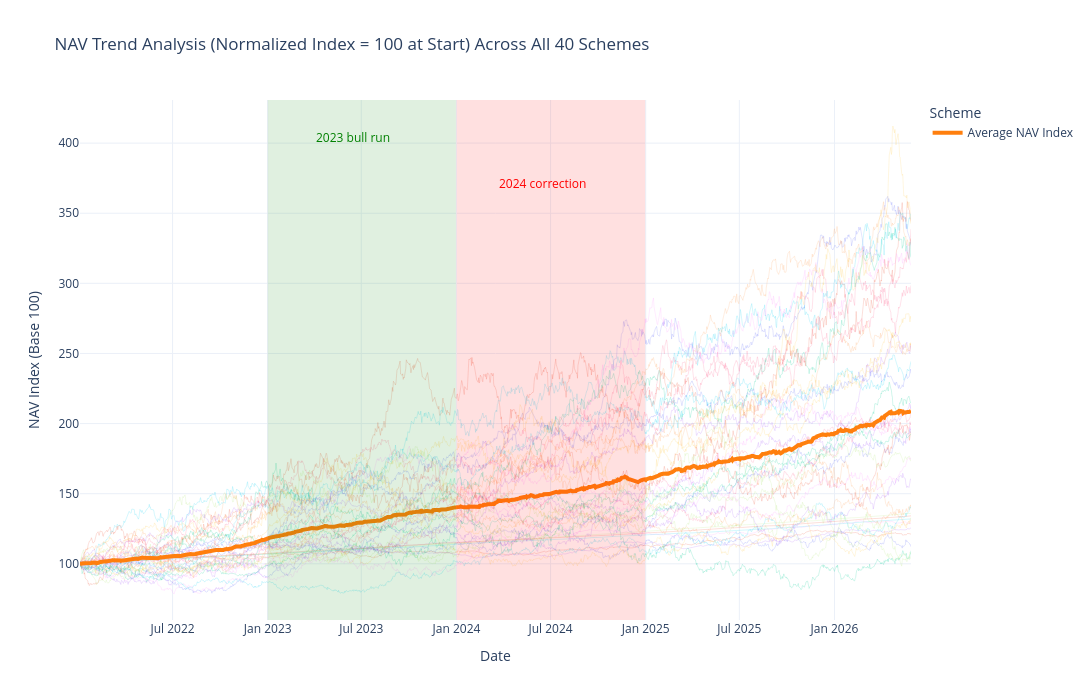

The code cell stored with this chart in its notebook:
### Code cell
# Chart 1: NAV trend analysis for all 40 schemes with 2023 bull run and 2024 correction highlights
nav_trend = nav.sort_values(['amfi_code', 'date']).copy()
nav_trend['nav_index'] = nav_trend.groupby('amfi_code')['nav'].transform(lambda s: s / s.iloc[0] * 100)
avg_nav = nav_trend.groupby('date', as_index=False)['nav_index'].mean()

fig = px.line(
    nav_trend,
    x='date',
    y='nav_index',
    color='scheme_name',
    title='NAV Trend Analysis (Normalized Index = 100 at Start) Across All 40 Schemes',
    labels={'date': 'Date', 'nav_index': 'NAV Index (Base 100)', 'scheme_name': 'Scheme'},
    render_mode='svg',
)
fig.update_traces(opacity=0.18, line={'width': 1}, showlegend=False)
fig.add_trace(
    go.Scatter(
        x=avg_nav['date'],
        y=avg_nav['nav_index'],
        mode='lines',
        name='Average NAV Index',
        line={'color': '#ff7f0e', 'width': 4},
    )
)
fig.add_vrect(x0='2023-01-01', x1='2023-12-31', fillcolor='green', opacity=0.12, line_width=0)
fig.add_vrect(x0='2024-01-01', x1='2024-12-31', fillcolor='red', opacity=0.12, line_width=0)
fig.add_annotation(x='2023-06-15', y=nav_trend['nav_index'].max() * 0.98, text='2023 bull run', showarrow=False, font={'color': 'green'})
fig.add_annotation(x='2024-06-15', y=nav_trend['nav_index'].max() * 0.90, text='2024 correction', showarrow=False, font={'color': 'red'})
fig.update_layout(template='plotly_white', height=700, width=1500)
save_plotly(fig, '01_nav_trend_all_schemes.png')
fig.show()

### Figure 1 — Plotly figure (JSON) as saved in the notebook; plotly's stock layout.template omitted (floating-point values rounded to 4 significant figures; data arrays with more than 128 entries replaced by an {"elided": "..."} marker saying what was removed)
{"data": [{"hovertemplate": "Scheme=HDFC Top 100 Fund - Regular Plan - Growth<br>Date=%{x}<br>NAV Index (Base 100)=%{y}<extra></extra>", "legendgroup": "HDFC Top 100 Fund - Regular Plan - Growth", "line": {"color": "#636efa", "dash": "solid", "width": 1}, "marker": {"symbol": "circle"}, "mode": "lines", "name": "HDFC Top 100 Fund - Regular Plan - Growth", "opacity": 0.18, "orientation": "v", "showlegend": false, "type": "scatter", "x": {"elided": "1150 str values"}, "xaxis": "x", "y": {"elided": "1150 float values"}, "yaxis": "y"}, {"hovertemplate": "Scheme=HDFC Short Term Debt Fund - Regular - Growth<br>Date=%{x}<br>NAV Index (Base 100)=%{y}<extra></extra>", "legendgroup": "HDFC Short Term Debt Fund - Regular - Growth", "line": {"color": "#EF553B", "dash": "solid", "width": 1}, "marker": {"symbol": "circle"}, "mode": "lines", "name": "HDFC Short Term Debt Fund - Regular - Growth", "opacity": 0.18, "orientation": "v", "showlegend": false, "type": "scatter", "x": {"elided": "1150 str values"}, "xaxis": "x", "y": {"elided": "1150 float values"}, "yaxis": "y"}, {"hovertemplate": "Scheme=HDFC Mid-Cap Opportunities Fund - Regular - Growth<br>Date=%{x}<br>NAV Index (Base 100)=%{y}<extra></extra>", "legendgroup": "HDFC Mid-Cap Opportunities Fund - Regular - Growth", "line": {"color": "#00cc96", "dash": "solid", "width": 1}, "marker": {"symbol": "circle"}, "mode": "lines", "name": "HDFC Mid-Cap Opportunities Fund - Regular - Growth", "opacity": 0.18, "orientation": "v", "showlegend": false, "type": "scatter", "x": {"elided": "1150 str values"}, "xaxis": "x", "y": {"elided": "1150 float values"}, "yaxis": "y"}, {"hovertemplate": "Scheme=ABSL Frontline Equity Fund - Regular - Growth<br>Date=%{x}<br>NAV Index (Base 100)=%{y}<extra></extra>", "legendgroup": "ABSL Frontline Equity Fund - Regular - Growth", "line": {"color": "#ab63fa", "dash": "solid", "width": 1}, "marker": {"symbol": "circle"}, "mode": "lines", "name": "ABSL Frontline Equity Fund - Regular - Growth", "opacity": 0.18, "orientation": "v", "showlegend": false, "type": "scatter", "x": {"elided": "1150 str values"}, "xaxis": "x", "y": {"elided": "1150 float values"}, "yaxis": "y"}, {"hovertemplate": "Scheme=ABSL Small Cap Fund - Regular - Growth<br>Date=%{x}<br>NAV Index (Base 100)=%{y}<extra></extra>", "legendgroup": "ABSL Small Cap Fund - Regular - Growth", "line": {"color": "#FFA15A", "dash": "solid", "width": 1}, "marker": {"symbol": "circle"}, "mode": "lines", "name": "ABSL Small Cap Fund - Regular - Growth", "opacity": 0.18, "orientation": "v", "showlegend": false, "type": "scatter", "x": {"elided": "1150 str values"}, "xaxis": "x", "y": {"elided": "1150 float values"}, "yaxis": "y"}, {"hovertemplate": "Scheme=ABSL Liquid Fund - Regular - Growth<br>Date=%{x}<br>NAV Index (Base 100)=%{y}<extra></extra>", "legendgroup": "ABSL Liquid Fund - Regular - Growth", "line": {"color": "#19d3f3", "dash": "solid", "width": 1}, "marker": {"symbol": "circle"}, "mode": "lines", "name": "ABSL Liquid Fund - Regular - Growth", "opacity": 0.18, "orientation": "v", "showlegend": false, "type": "scatter", "x": {"elided": "1150 str values"}, "xaxis": "x", "y": {"elided": "1150 float values"}, "yaxis": "y"}, {"hovertemplate": "Scheme=UTI Nifty 50 Index Fund - Regular - Growth<br>Date=%{x}<br>NAV Index (Base 100)=%{y}<extra></extra>", "legendgroup": "UTI Nifty 50 Index Fund - Regular - Growth", "line": {"color": "#FF6692", "dash": "solid", "width": 1}, "marker": {"symbol": "circle"}, "mode": "lines", "name": "UTI Nifty 50 Index Fund - Regular - Growth", "opacity": 0.18, "orientation": "v", "showlegend": false, "type": "scatter", "x": {"elided": "1150 str values"}, "xaxis": "x", "y": {"elided": "1150 float values"}, "yaxis": "y"}, {"hovertemplate": "Scheme=UTI Mid Cap Fund - Regular - Growth<br>Date=%{x}<br>NAV Index (Base 100)=%{y}<extra></extra>", "legendgroup": "UTI Mid Cap Fund - Regular - Growth", "line": {"color": "#B6E880", "dash": "solid", "width": 1}, "marker": {"symbol": "circle"}, "mode": "lines", "name": "UTI Mid Cap Fund - Regular - Growth", "opacity": 0.18, "orientation": "v", "showlegend": false, "type": "scatter", "x": {"elided": "1150 str values"}, "xaxis": "x", "y": {"elided": "1150 float values"}, "yaxis": "y"}, {"hovertemplate": "Scheme=UTI Flexi Cap Fund - Regular - Growth<br>Date=%{x}<br>NAV Index (Base 100)=%{y}<extra></extra>", "legendgroup": "UTI Flexi Cap Fund - Regular - Growth", "line": {"color": "#FF97FF", "dash": "solid", "width": 1}, "marker": {"symbol": "circle"}, "mode": "lines", "name": "UTI Flexi Cap Fund - Regular - Growth", "opacity": 0.18, "orientation": "v", "showlegend": false, "type": "scatter", "x": {"elided": "1150 str values"}, "xaxis": "x", "y": {"elided": "1150 float values"}, "yaxis": "y"}, {"hovertemplate": "Scheme=Nippon India Large Cap Fund - Regular - Growth<br>Date=%{x}<br>NAV Index (Base 100)=%{y}<extra></extra>", "legendgroup": "Nippon India Large Cap Fund - Regular - Growth", "line": {"color": "#FECB52", "dash": "solid", "width": 1}, "marker": {"symbol": "circle"}, "mode": "lines", "name": "Nippon India Large Cap Fund - Regular - Growth", "opacity": 0.18, "orientation": "v", "showlegend": false, "type": "scatter", "x": {"elided": "1150 str values"}, "xaxis": "x", "y": {"elided": "1150 float values"}, "yaxis": "y"}, {"hovertemplate": "Scheme=Nippon India Large Cap Fund - Direct - Growth<br>Date=%{x}<br>NAV Index (Base 100)=%{y}<extra></extra>", "legendgroup": "Nippon India Large Cap Fund - Direct - Growth", "line": {"color": "#636efa", "dash": "solid", "width": 1}, "marker": {"symbol": "circle"}, "mode": "lines", "name": "Nippon India Large Cap Fund - Direct - Growth", "opacity": 0.18, "orientation": "v", "showlegend": false, "type": "scatter", "x": {"elided": "1150 str values"}, "xaxis": "x", "y": {"elided": "1150 float values"}, "yaxis": "y"}, {"hovertemplate": "Scheme=Nippon India Small Cap Fund - Regular - Growth<br>Date=%{x}<br>NAV Index (Base 100)=%{y}<extra></extra>", "legendgroup": "Nippon India Small Cap Fund - Regular - Growth", "line": {"color": "#EF553B", "dash": "solid", "width": 1}, "marker": {"symbol": "circle"}, "mode": "lines", "name": "Nippon India Small Cap Fund - Regular - Growth", "opacity": 0.18, "orientation": "v", "showlegend": false, "type": "scatter", "x": {"elided": "1150 str values"}, "xaxis": "x", "y": {"elided": "1150 float values"}, "yaxis": "y"}, {"hovertemplate": "Scheme=Nippon India ETF Nifty 50 BeES<br>Date=%{x}<br>NAV Index (Base 100)=%{y}<extra></extra>", "legendgroup": "Nippon India ETF Nifty 50 BeES", "line": {"color": "#00cc96", "dash": "solid", "width": 1}, "marker": {"symbol": "circle"}, "mode": "lines", "name": "Nippon India ETF Nifty 50 BeES", "opacity": 0.18, "orientation": "v", "showlegend": false, "type": "scatter", "x": {"elided": "1150 str values"}, "xaxis": "x", "y": {"elided": "1150 float values"}, "yaxis": "y"}, {"hovertemplate": "Scheme=Nippon India Gilt Securities Fund - Regular - Growth<br>Date=%{x}<br>NAV Index (Base 100)=%{y}<extra></extra>", "legendgroup": "Nippon India Gilt Securities Fund - Regular - Growth", "line": {"color": "#ab63fa", "dash": "solid", "width": 1}, "marker": {"symbol": "circle"}, "mode": "lines", "name": "Nippon India Gilt Securities Fund - Regular - Growth", "opacity": 0.18, "orientation": "v", "showlegend": false, "type": "scatter", "x": {"elided": "1150 str values"}, "xaxis": "x", "y": {"elided": "1150 float values"}, "yaxis": "y"}, {"hovertemplate": "Scheme=Axis Bluechip Fund - Regular - Growth<br>Date=%{x}<br>NAV Index (Base 100)=%{y}<extra></extra>", "legendgroup": "Axis Bluechip Fund - Regular - Growth", "line": {"color": "#FFA15A", "dash": "solid", "width": 1}, "marker": {"symbol": "circle"}, "mode": "lines", "name": "Axis Bluechip Fund - Regular - Growth", "opacity": 0.18, "orientation": "v", "showlegend": false, "type": "scatter", "x": {"elided": "1150 str values"}, "xaxis": "x", "y": {"elided": "1150 float values"}, "yaxis": "y"}, {"hovertemplate": "Scheme=Axis Bluechip Fund - Direct - Growth<br>Date=%{x}<br>NAV Index (Base 100)=%{y}<extra></extra>", "legendgroup": "Axis Bluechip Fund - Direct - Growth", "line": {"color": "#19d3f3", "dash": "solid", "width": 1}, "marker": {"symbol": "circle"}, "mode": "lines", "name": "Axis Bluechip Fund - Direct - Growth", "opacity": 0.18, "orientation": "v", "showlegend": false, "type": "scatter", "x": {"elided": "1150 str values"}, "xaxis": "x", "y": {"elided": "1150 float values"}, "yaxis": "y"}, {"hovertemplate": "Scheme=Axis Midcap Fund - Regular - Growth<br>Date=%{x}<br>NAV Index (Base 100)=%{y}<extra></extra>", "legendgroup": "Axis Midcap Fund - Regular - Growth", "line": {"color": "#FF6692", "dash": "solid", "width": 1}, "marker": {"symbol": "circle"}, "mode": "lines", "name": "Axis Midcap Fund - Regular - Growth", "opacity": 0.18, "orientation": "v", "showlegend": false, "type": "scatter", "x": {"elided": "1150 str values"}, "xaxis": "x", "y": {"elided": "1150 float values"}, "yaxis": "y"}, {"hovertemplate": "Scheme=Axis Small Cap Fund - Regular - Growth<br>Date=%{x}<br>NAV Index (Base 100)=%{y}<extra></extra>", "legendgroup": "Axis Small Cap Fund - Regular - Growth", "line": {"color": "#B6E880", "dash": "solid", "width": 1}, "marker": {"symbol": "circle"}, "mode": "lines", "name": "Axis Small Cap Fund - Regular - Growth", "opacity": 0.18, "orientation": "v", "showlegend": false, "type": "scatter", "x": {"elided": "1150 str values"}, "xaxis": "x", "y": {"elided": "1150 float values"}, "yaxis": "y"}, {"hovertemplate": "Scheme=SBI Magnum Gilt Fund - Regular Plan - Growth<br>Date=%{x}<br>NAV Index (Base 100)=%{y}<extra></extra>", "legendgroup": "SBI Magnum Gilt Fund - Regular Plan - Growth", "line": {"color": "#FF97FF", "dash": "solid", "width": 1}, "marker": {"symbol": "circle"}, "mode": "lines", "name": "SBI Magnum Gilt Fund - Regular Plan - Growth", "opacity": 0.18, "orientation": "v", "showlegend": false, "type": "scatter", "x": {"elided": "1150 str values"}, "xaxis": "x", "y": {"elided": "1150 float values"}, "yaxis": "y"}, {"hovertemplate": "Scheme=SBI Bluechip Fund - Regular Plan - Growth<br>Date=%{x}<br>NAV Index (Base 100)=%{y}<extra></extra>", "legendgroup": "SBI Bluechip Fund - Regular Plan - Growth", "line": {"color": "#FECB52", "dash": "solid", "width": 1}, "marker": {"symbol": "circle"}, "mode": "lines", "name": "SBI Bluechip Fund - Regular Plan - Growth", "opacity": 0.18, "orientation": "v", "showlegend": false, "type": "scatter", "x": {"elided": "1150 str values"}, "xaxis": "x", "y": {"elided": "1150 float values"}, "yaxis": "y"}, {"hovertemplate": "Scheme=SBI Bluechip Fund - Direct Plan - Growth<br>Date=%{x}<br>NAV Index (Base 100)=%{y}<extra></extra>", "legendgroup": "SBI Bluechip Fund - Direct Plan - Growth", "line": {"color": "#636efa", "dash": "solid", "width": 1}, "marker": {"symbol": "circle"}, "mode": "lines", "name": "SBI Bluechip Fund - Direct Plan - Growth", "opacity": 0.18, "orientation": "v", "showlegend": false, "type": "scatter", "x": {"elided": "1150 str values"}, "xaxis": "x", "y": {"elided": "1150 float values"}, "yaxis": "y"}, {"hovertemplate": "Scheme=SBI Small Cap Fund - Regular Plan - Growth<br>Date=%{x}<br>NAV Index (Base 100)=%{y}<extra></extra>", "legendgroup": "SBI Small Cap Fund - Regular Plan - Growth", "line": {"color": "#EF553B", "dash": "solid", "width": 1}, "marker": {"symbol": "circle"}, "mode": "lines", "name": "SBI Small Cap Fund - Regular Plan - Growth", "opacity": 0.18, "orientation": "v", "showlegend": false, "type": "scatter", "x": {"elided": "1150 str values"}, "xaxis": "x", "y": {"elided": "1150 float values"}, "yaxis": "y"}, {"hovertemplate": "Scheme=SBI Small Cap Fund - Direct Plan - Growth<br>Date=%{x}<br>NAV Index (Base 100)=%{y}<extra></extra>", "legendgroup": "SBI Small Cap Fund - Direct Plan - Growth", "line": {"color": "#00cc96", "dash": "solid", "width": 1}, "marker": {"symbol": "circle"}, "mode": "lines", "name": "SBI Small Cap Fund - Direct Plan - Growth", "opacity": 0.18, "orientation": "v", "showlegend": false, "type": "scatter", "x": {"elided": "1150 str values"}, "xaxis": "x", "y": {"elided": "1150 float values"}, "yaxis": "y"}, {"hovertemplate": "Scheme=ICICI Pru Bluechip Fund - Regular - Growth<br>Date=%{x}<br>NAV Index (Base 100)=%{y}<extra></extra>", "legendgroup": "ICICI Pru Bluechip Fund - Regular - Growth", "line": {"color": "#ab63fa", "dash": "solid", "width": 1}, "marker": {"symbol": "circle"}, "mode": "lines", "name": "ICICI Pru Bluechip Fund - Regular - Growth", "opacity": 0.18, "orientation": "v", "showlegend": false, "type": "scatter", "x": {"elided": "1150 str values"}, "xaxis": "x", "y": {"elided": "1150 float values"}, "yaxis": "y"}, {"hovertemplate": "Scheme=ICICI Pru Bluechip Fund - Direct - Growth<br>Date=%{x}<br>NAV Index (Base 100)=%{y}<extra></extra>", "legendgroup": "ICICI Pru Bluechip Fund - Direct - Growth", "line": {"color": "#FFA15A", "dash": "solid", "width": 1}, "marker": {"symbol": "circle"}, "mode": "lines", "name": "ICICI Pru Bluechip Fund - Direct - Growth", "opacity": 0.18, "orientation": "v", "showlegend": false, "type": "scatter", "x": {"elided": "1150 str values"}, "xaxis": "x", "y": {"elided": "1150 float values"}, "yaxis": "y"}, {"hovertemplate": "Scheme=ICICI Pru Midcap Fund - Regular - Growth<br>Date=%{x}<br>NAV Index (Base 100)=%{y}<extra></extra>", "legendgroup": "ICICI Pru Midcap Fund - Regular - Growth", "line": {"color": "#19d3f3", "dash": "solid", "width": 1}, "marker": {"symbol": "circle"}, "mode": "lines", "name": "ICICI Pru Midcap Fund - Regular - Growth", "opacity": 0.18, "orientation": "v", "showlegend": false, "type": "scatter", "x": {"elided": "1150 str values"}, "xaxis": "x", "y": {"elided": "1150 float values"}, "yaxis": "y"}, {"hovertemplate": "Scheme=ICICI Pru Value Discovery Fund - Regular - Growth<br>Date=%{x}<br>NAV Index (Base 100)=%{y}<extra></extra>", "legendgroup": "ICICI Pru Value Discovery Fund - Regular - Growth", "line": {"color": "#FF6692", "dash": "solid", "width": 1}, "marker": {"symbol": "circle"}, "mode": "lines", "name": "ICICI Pru Value Discovery Fund - Regular - Growth", "opacity": 0.18, "orientation": "v", "showlegend": false, "type": "scatter", "x": {"elided": "1150 str values"}, "xaxis": "x", "y": {"elided": "1150 float values"}, "yaxis": "y"}, {"hovertemplate": "Scheme=ICICI Pru Liquid Fund - Regular - Growth<br>Date=%{x}<br>NAV Index (Base 100)=%{y}<extra></extra>", "legendgroup": "ICICI Pru Liquid Fund - Regular - Growth", "line": {"color": "#B6E880", "dash": "solid", "width": 1}, "marker": {"symbol": "circle"}, "mode": "lines", "name": "ICICI Pru Liquid Fund - Regular - Growth", "opacity": 0.18, "orientation": "v", "showlegend": false, "type": "scatter", "x": {"elided": "1150 str values"}, "xaxis": "x", "y": {"elided": "1150 float values"}, "yaxis": "y"}, {"hovertemplate": "Scheme=Kotak Bluechip Fund - Regular - Growth<br>Date=%{x}<br>NAV Index (Base 100)=%{y}<extra></extra>", "legendgroup": "Kotak Bluechip Fund - Regular - Growth", "line": {"color": "#FF97FF", "dash": "solid", "width": 1}, "marker": {"symbol": "circle"}, "mode": "lines", "name": "Kotak Bluechip Fund - Regular - Growth", "opacity": 0.18, "orientation": "v", "showlegend": false, "type": "scatter", "x": {"elided": "1150 str values"}, "xaxis": "x", "y": {"elided": "1150 float values"}, "yaxis": "y"}, {"hovertemplate": "Scheme=Kotak Emerging Equity Fund - Regular - Growth<br>Date=%{x}<br>NAV Index (Base 100)=%{y}<extra></extra>", "legendgroup": "Kotak Emerging Equity Fund - Regular - Growth", "line": {"color": "#FECB52", "dash": "solid", "width": 1}, "marker": {"symbol": "circle"}, "mode": "lines", "name": "Kotak Emerging Equity Fund - Regular - Growth", "opacity": 0.18, "orientation": "v", "showlegend": false, "type": "scatter", "x": {"elided": "1150 str values"}, "xaxis": "x", "y": {"elided": "1150 float values"}, "yaxis": "y"}, {"hovertemplate": "Scheme=Kotak Flexicap Fund - Regular - Growth<br>Date=%{x}<br>NAV Index (Base 100)=%{y}<extra></extra>", "legendgroup": "Kotak Flexicap Fund - Regular - Growth", "line": {"color": "#636efa", "dash": "solid", "width": 1}, "marker": {"symbol": "circle"}, "mode": "lines", "name": "Kotak Flexicap Fund - Regular - Growth", "opacity": 0.18, "orientation": "v", "showlegend": false, "type": "scatter", "x": {"elided": "1150 str values"}, "xaxis": "x", "y": {"elided": "1150 float values"}, "yaxis": "y"}, {"hovertemplate": "Scheme=Kotak Liquid Fund - Regular - Growth<br>Date=%{x}<br>NAV Index (Base 100)=%{y}<extra></extra>", "legendgroup": "Kotak Liquid Fund - Regular - Growth", "line": {"color": "#EF553B", "dash": "solid", "width": 1}, "marker": {"symbol": "circle"}, "mode": "lines", "name": "Kotak Liquid Fund - Regular - Growth", "opacity": 0.18, "orientation": "v", "showlegend": false, "type": "scatter", "x": {"elided": "1150 str values"}, "xaxis": "x", "y": {"elided": "1150 float values"}, "yaxis": "y"}, {"hovertemplate": "Scheme=HDFC Top 100 Fund - Direct Plan - Growth<br>Date=%{x}<br>NAV Index (Base 100)=%{y}<extra></extra>", "legendgroup": "HDFC Top 100 Fund - Direct Plan - Growth", "line": {"color": "#00cc96", "dash": "solid", "width": 1}, "marker": {"symbol": "circle"}, "mode": "lines", "name": "HDFC Top 100 Fund - Direct Plan - Growth", "opacity": 0.18, "orientation": "v", "showlegend": false, "type": "scatter", "x": {"elided": "1150 str values"}, "xaxis": "x", "y": {"elided": "1150 float values"}, "yaxis": "y"}, {"hovertemplate": "Scheme=HDFC Mid-Cap Opportunities Fund - Direct - Growth<br>Date=%{x}<br>NAV Index (Base 100)=%{y}<extra></extra>", "legendgroup": "HDFC Mid-Cap Opportunities Fund - Direct - Growth", "line": {"color": "#ab63fa", "dash": "solid", "width": 1}, "marker": {"symbol": "circle"}, "mode": "lines", "name": "HDFC Mid-Cap Opportunities Fund - Direct - Growth", "opacity": 0.18, "orientation": "v", "showlegend": false, "type": "scatter", "x": {"elided": "1150 str values"}, "xaxis": "x", "y": {"elided": "1150 float values"}, "yaxis": "y"}, {"hovertemplate": "Scheme=Mirae Asset Large Cap Fund - Regular - Growth<br>Date=%{x}<br>NAV Index (Base 100)=%{y}<extra></extra>", "legendgroup": "Mirae Asset Large Cap Fund - Regular - Growth", "line": {"color": "#FFA15A", "dash": "solid", "width": 1}, "marker": {"symbol": "circle"}, "mode": "lines", "name": "Mirae Asset Large Cap Fund - Regular - Growth", "opacity": 0.18, "orientation": "v", "showlegend": false, "type": "scatter", "x": {"elided": "1150 str values"}, "xaxis": "x", "y": {"elided": "1150 float values"}, "yaxis": "y"}, {"hovertemplate": "Scheme=Mirae Asset Emerging Bluechip Fund - Regular - Growth<br>Date=%{x}<br>NAV Index (Base 100)=%{y}<extra></extra>", "legendgroup": "Mirae Asset Emerging Bluechip Fund - Regular - Growth", "line": {"color": "#19d3f3", "dash": "solid", "width": 1}, "marker": {"symbol": "circle"}, "mode": "lines", "name": "Mirae Asset Emerging Bluechip Fund - Regular - Growth", "opacity": 0.18, "orientation": "v", "showlegend": false, "type": "scatter", "x": {"elided": "1150 str values"}, "xaxis": "x", "y": {"elided": "1150 float values"}, "yaxis": "y"}, {"hovertemplate": "Scheme=Mirae Asset Tax Saver Fund - Regular - Growth<br>Date=%{x}<br>NAV Index (Base 100)=%{y}<extra></extra>", "legendgroup": "Mirae Asset Tax Saver Fund - Regular - Growth", "line": {"color": "#FF6692", "dash": "solid", "width": 1}, "marker": {"symbol": "circle"}, "mode": "lines", "name": "Mirae Asset Tax Saver Fund - Regular - Growth", "opacity": 0.18, "orientation": "v", "showlegend": false, "type": "scatter", "x": {"elided": "1150 str values"}, "xaxis": "x", "y": {"elided": "1150 float values"}, "yaxis": "y"}, {"hovertemplate": "Scheme=DSP Top 100 Equity Fund - Regular - Growth<br>Date=%{x}<br>NAV Index (Base 100)=%{y}<extra></extra>", "legendgroup": "DSP Top 100 Equity Fund - Regular - Growth", "line": {"color": "#B6E880", "dash": "solid", "width": 1}, "marker": {"symbol": "circle"}, "mode": "lines", "name": "DSP Top 100 Equity Fund - Regular - Growth", "opacity": 0.18, "orientation": "v", "showlegend": false, "type": "scatter", "x": {"elided": "1150 str values"}, "xaxis": "x", "y": {"elided": "1150 float values"}, "yaxis": "y"}, {"hovertemplate": "Scheme=DSP Midcap Fund - Regular - Growth<br>Date=%{x}<br>NAV Index (Base 100)=%{y}<extra></extra>", "legendgroup": "DSP Midcap Fund - Regular - Growth", "line": {"color": "#FF97FF", "dash": "solid", "width": 1}, "marker": {"symbol": "circle"}, "mode": "lines", "name": "DSP Midcap Fund - Regular - Growth", "opacity": 0.18, "orientation": "v", "showlegend": false, "type": "scatter", "x": {"elided": "1150 str values"}, "xaxis": "x", "y": {"elided": "1150 float values"}, "yaxis": "y"}, {"hovertemplate": "Scheme=DSP Small Cap Fund - Regular - Growth<br>Date=%{x}<br>NAV Index (Base 100)=%{y}<extra></extra>", "legendgroup": "DSP Small Cap Fund - Regular - Growth", "line": {"color": "#FECB52", "dash": "solid", "width": 1}, "marker": {"symbol": "circle"}, "mode": "lines", "name": "DSP Small Cap Fund - Regular - Growth", "opacity": 0.18, "orientation": "v", "showlegend": false, "type": "scatter", "x": {"elided": "1150 str values"}, "xaxis": "x", "y": {"elided": "1150 float values"}, "yaxis": "y"}, {"line": {"color": "#ff7f0e", "width": 4}, "mode": "lines", "name": "Average NAV Index", "type": "scatter", "x": {"elided": "1150 str values"}, "y": {"elided": "1150 float values"}}], "layout": {"annotations": [{"font": {"color": "green"}, "showarrow": false, "text": "2023 bull run", "x": "2023-06-15", "y": 404.0}, {"font": {"color": "red"}, "showarrow": false, "text": "2024 correction", "x": "2024-06-15", "y": 371.0}], "height": 700, "legend": {"title": {"text": "Scheme"}, "tracegroupgap": 0}, "shapes": [{"fillcolor": "green", "line": {"width": 0}, "opacity": 0.12, "type": "rect", "x0": "2023-01-01", "x1": "2023-12-31", "xref": "x", "y0": 0, "y1": 1, "yref": "y domain"}, {"fillcolor": "red", "line": {"width": 0}, "opacity": 0.12, "type": "rect", "x0": "2024-01-01", "x1": "2024-12-31", "xref": "x", "y0": 0, "y1": 1, "yref": "y domain"}], "title": {"text": "NAV Trend Analysis (Normalized Index = 100 at Start) Across All 40 Schemes"}, "width": 1500, "xaxis": {"anchor": "y", "domain": [0, 1], "title": {"text": "Date"}}, "yaxis": {"anchor": "x", "domain": [0, 1], "title": {"text": "NAV Index (Base 100)"}}}}
